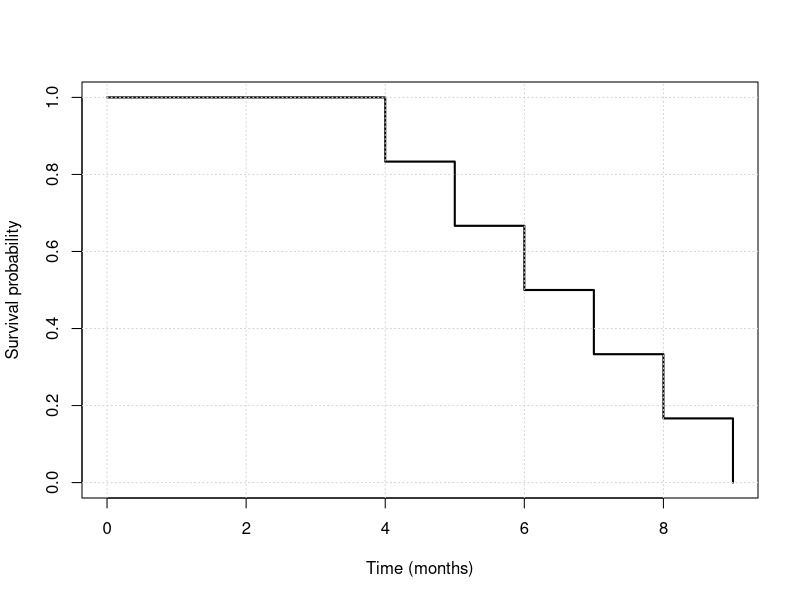
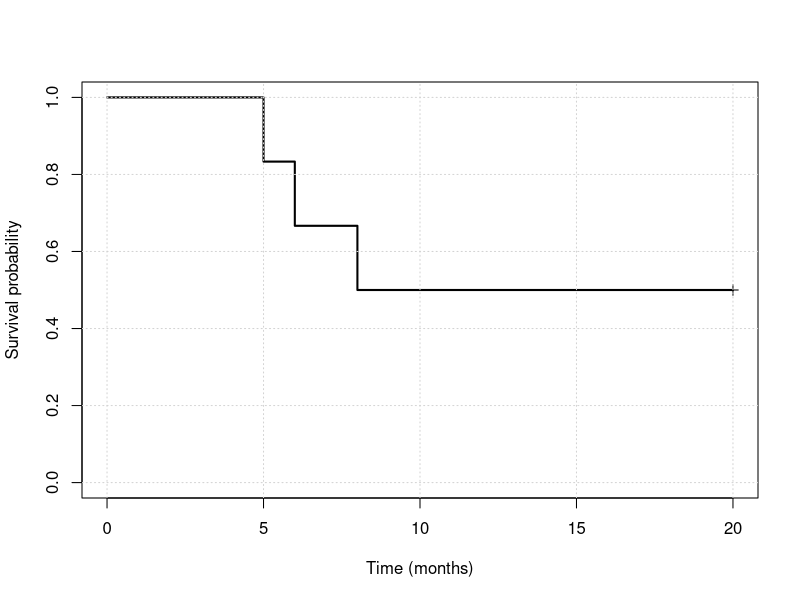
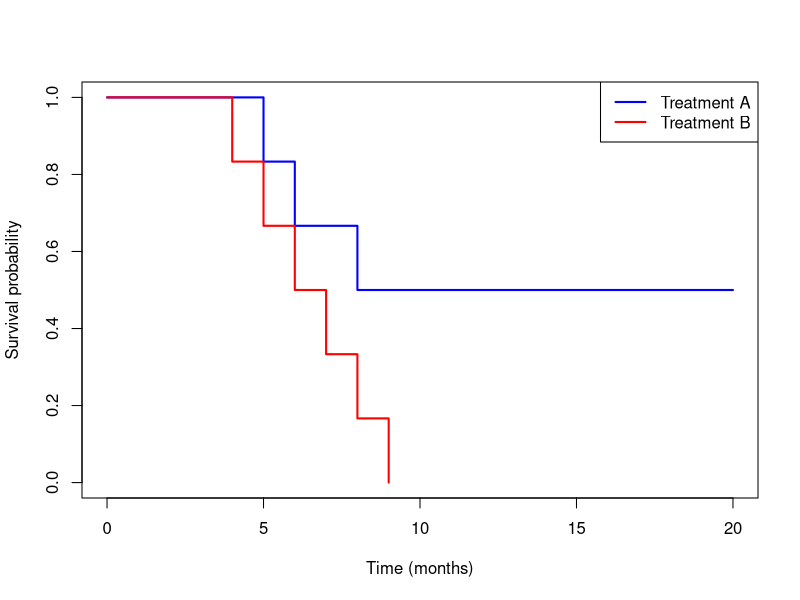

The R source for these figures, in order:
## ---- chunk 1
library(tidyverse)
library(ggplot2)
library(survival) #for survival analysis
## ---- chunk 2
#| fig-align: center

time <- c(4,5,6,7,8,9)
status <- rep(1, 6)

fit <- survfit(Surv(time, status) ~ 1)

plot(
  fit,
  xlab = "Time (months)",
  ylab = "Survival probability",
  lwd = 2,
  mark.time = FALSE,
  conf.int = FALSE,
  ylim = c(0, 1)
)
grid()
## ---- chunk 3
library(survival)

time   <- c(5, 6, 8, 20,20,20)
status <- c(1,1,1,0,0,0)

fit <- survfit(Surv(time,status)~1)

plot(
  fit,
  xlab="Time (months)",
  ylab="Survival probability",
  lwd=2,
  mark.time=TRUE,
  conf.int=FALSE,
  ylim=c(0,1)
)
grid()
## ---- chunk 4
library(tibble)

survival_data <- tibble(
  treatment = c(rep("A", 6), rep("B", 6)),
  time = c(5, 6, 8, 20, 20, 20,
           4, 5, 6, 7, 8, 9),
  status = c(1, 1, 1, 0, 0, 0,
             1, 1, 1, 1, 1, 1)
)

survival_data
## ---- chunk 5
#| fig-align: center

library(survival)

fit <- survfit(Surv(time, status) ~ treatment,
               data = survival_data)

plot(
  fit,
  col = c("blue", "red"),
  lwd = 2,
  xlab = "Time (months)",
  ylab = "Survival probability"
)

legend(
  "topright",
  legend = c("Treatment A", "Treatment B"),
  col = c("blue", "red"),
  lwd = 2
)
## ---- chunk 6
summary(fit)
## ---- chunk 7
survdiff(
  Surv(time, status) ~ treatment,
  data = survival_data
)
## ---- chunk 8
fit <- coxph(
  Surv(time, status == 2) ~ age + sex,
  data = lung
)

summary(fit)
## ---- chunk 9
round(exp(coef(fit)), 2)
